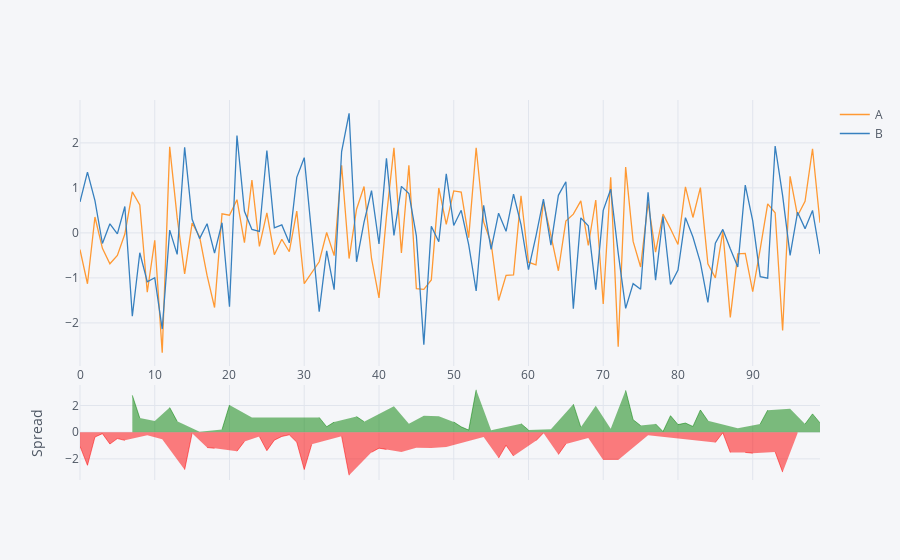

The cell this chart's notebook holds for it:
### Markdown cell above
##### Spread

### Code cell
df[["A", "B"]].iplot(kind="spread")
